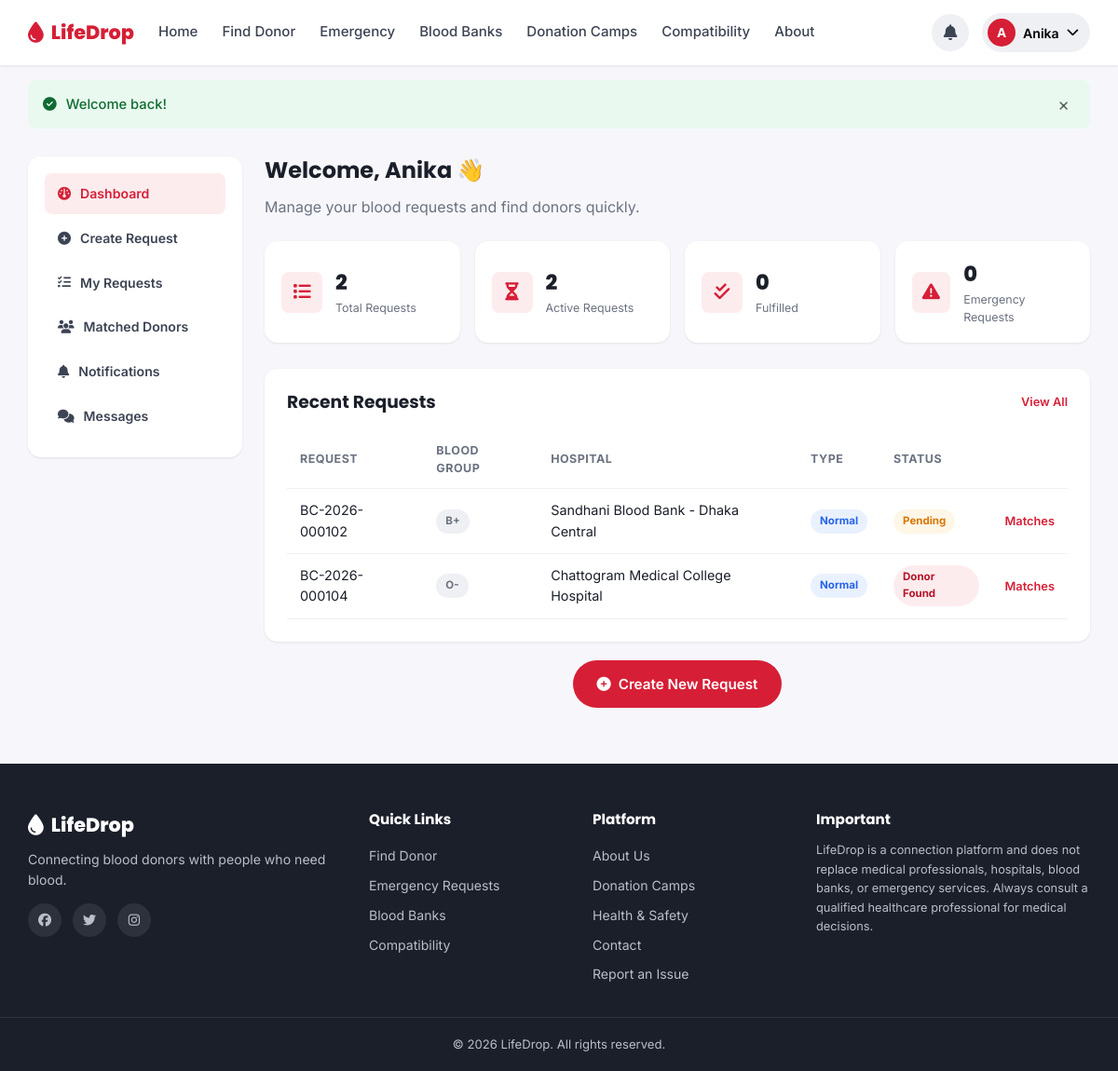
Screenshot of /seeker/dashboard.php (signed in) with the database file from the repository.
### tables this page shows
CREATE TABLE `users` (
  `id` INT UNSIGNED NOT NULL AUTO_INCREMENT,
  `full_name` VARCHAR(120) NOT NULL,
  `email` VARCHAR(150) NOT NULL,
  `phone` VARCHAR(20) NOT NULL,
  `password_hash` VARCHAR(255) NOT NULL,
  `role` ENUM('donor','seeker','both','admin') NOT NULL DEFAULT 'seeker',
  `blood_group` ENUM('A+','A-','B+','B-','AB+','AB-','O+','O-') DEFAULT NULL,
  `division` VARCHAR(50) DEFAULT NULL,
  `district` VARCHAR(50) DEFAULT NULL,
  `area` VARCHAR(80) DEFAULT NULL,
  `gender` ENUM('Male','Female','Other') DEFAULT NULL,
  `date_of_birth` DATE DEFAULT NULL,
  `profile_photo` VARCHAR(255) DEFAULT NULL,
  `last_donation_date` DATE DEFAULT NULL,
  `availability` ENUM('available','maybe','unavailable') NOT NULL DEFAULT 'available',
  `is_verified` TINYINT(1) NOT NULL DEFAULT 0,
  `is_donor_profile` TINYINT(1) NOT NULL DEFAULT 0,
  `status` ENUM('active','suspended') NOT NULL DEFAULT 'active',
  `total_donations` INT UNSIGNED NOT NULL DEFAULT 0,
  `created_at` TIMESTAMP NOT NULL DEFAULT CURRENT_TIMESTAMP,
  `updated_at` TIMESTAMP NOT NULL DEFAULT CURRENT_TIMESTAMP ON UPDATE CURRENT_TIMESTAMP,
  PRIMARY KEY (`id`),
  UNIQUE KEY `uq_email` (`email`),
  UNIQUE KEY `uq_phone` (`phone`),
  KEY `idx_blood_group` (`blood_group`),
  KEY `idx_division_district` (`division`,`district`),
  KEY `idx_availability` (`availability`)
);

CREATE TABLE `blood_requests` (
  `id` INT UNSIGNED NOT NULL AUTO_INCREMENT,
  `request_code` VARCHAR(20) NOT NULL,
  `seeker_id` INT UNSIGNED NOT NULL,
  `blood_group` ENUM('A+','A-','B+','B-','AB+','AB-','O+','O-') NOT NULL,
  `units_needed` TINYINT UNSIGNED NOT NULL DEFAULT 1,
  `patient_name` VARCHAR(120) NOT NULL,
  `hospital_name` VARCHAR(150) NOT NULL,
  `division` VARCHAR(50) NOT NULL,
  `district` VARCHAR(50) NOT NULL,
  `area` VARCHAR(80) DEFAULT NULL,
  `required_date` DATE NOT NULL,
  `required_time` TIME DEFAULT NULL,
  `contact_number` VARCHAR(20) NOT NULL,
  `additional_info` TEXT DEFAULT NULL,
  `request_type` ENUM('normal','emergency') NOT NULL DEFAULT 'normal',
  `status` ENUM('pending','searching','donor_found','fulfilled','cancelled','expired') NOT NULL DEFAULT 'pending',
  `created_at` TIMESTAMP NOT NULL DEFAULT CURRENT_TIMESTAMP,
  `updated_at` TIMESTAMP NOT NULL DEFAULT CURRENT_TIMESTAMP ON UPDATE CURRENT_TIMESTAMP,
  PRIMARY KEY (`id`),
  UNIQUE KEY `uq_request_code` (`request_code`),
  KEY `idx_blood_group` (`blood_group`),
  KEY `idx_status` (`status`),
  KEY `idx_type` (`request_type`),
  KEY `idx_location` (`division`,`district`),
  CONSTRAINT `fk_br_seeker` FOREIGN KEY (`seeker_id`) REFERENCES `users`(`id`) ON DELETE CASCADE
);

### includes/functions.php (called while the page is built, shortened)
<?php
function e($value) {
    return htmlspecialchars($value ?? '', ENT_QUOTES, 'UTF-8');
}
function status_badge_class($status) {
    return [
        'pending'      => 'badge-warning',
        'searching'    => 'badge-info',
        'donor_found'  => 'badge-primary',
        'fulfilled'    => 'badge-success',
        'cancelled'    => 'badge-danger',
        'expired'      => 'badge-muted',
        'accepted'     => 'badge-success',
        'declined'     => 'badge-danger',
        'available'    => 'badge-success',
        'maybe'        => 'badge-warning',
        'unavailable'  => 'badge-danger',
    ][$status] ?? 'badge-muted';
}

### includes/auth.php (called while the page is built, shortened)
<?php
require_once __DIR__ . '/functions.php';
function is_logged_in() {
    return !empty($_SESSION['user_id']);
}
function current_user() {
    static $user = null;
    static $fetched = false;
    if ($fetched) {
        return $user;
    }
    $fetched = true;
    global $pdo;
    $stmt = $pdo->prepare('SELECT * FROM users WHERE id = :id LIMIT 1');
    $stmt->execute([':id' => $_SESSION['user_id']]);
    $user = $stmt->fetch();
    return $user;
}

### seeker/dashboard.php (the view, shortened to what this page needs)
<?php
require_once __DIR__ . '/../includes/auth.php';
$user = current_user();
$userId = $user['id'];
$stmt = $pdo->prepare('SELECT COUNT(*) FROM blood_requests WHERE seeker_id = :id');
$stmt->execute([':id' => $userId]);
$totalRequests = (int) $stmt->fetchColumn();
$stmt = $pdo->prepare("SELECT COUNT(*) FROM blood_requests WHERE seeker_id = :id AND status IN ('pending','searching','donor_found')");
$stmt->execute([':id' => $userId]);
$activeRequests = (int) $stmt->fetchColumn();
$stmt = $pdo->prepare("SELECT COUNT(*) FROM blood_requests WHERE seeker_id = :id AND status = 'fulfilled'");
$stmt->execute([':id' => $userId]);
$fulfilledRequests = (int) $stmt->fetchColumn();
$stmt = $pdo->prepare("SELECT COUNT(*) FROM blood_requests WHERE seeker_id = :id AND request_type = 'emergency'");
$stmt->execute([':id' => $userId]);
$emergencyCount = (int) $stmt->fetchColumn();
$stmt = $pdo->prepare('SELECT * FROM blood_requests WHERE seeker_id = :id ORDER BY created_at DESC LIMIT 5');
$stmt->execute([':id' => $userId]);
$recentRequests = $stmt->fetchAll();
require_once __DIR__ . '/../includes/header.php';
require_once __DIR__ . '/_sidebar.php';
?>
<div class="dash-wrap">
    <div class="dash-main">
        <h1>Welcome, <?= e(explode(' ', $user['full_name'])[0]) ?> 👋</h1>
        <p class="dash-welcome">Manage your blood requests and find donors quickly.</p>
        <div class="dash-stats">
            <div class="dash-stat"><div class="icon"><i class="fa-solid fa-list"></i></div><div><div class="num"><?= e($totalRequests) ?></div><div class="label">Total Requests</div></div></div>
            <div class="dash-stat"><div class="icon"><i class="fa-solid fa-hourglass-half"></i></div><div><div class="num"><?= e($activeRequests) ?></div><div class="label">Active Requests</div></div></div>
            <div class="dash-stat"><div class="icon"><i class="fa-solid fa-check-double"></i></div><div><div class="num"><?= e($fulfilledRequests) ?></div><div class="label">Fulfilled</div></div></div>
            <div class="dash-stat"><div class="icon"><i class="fa-solid fa-triangle-exclamation"></i></div><div><div class="num"><?= e($emergencyCount) ?></div><div class="label">Emergency Requests</div></div></div>
        </div>
        <div class="card mb-2">
            <div class="panel-header">
                <h3>Recent Requests</h3>
                <a href="<?= e(SITE_URL) ?>/seeker/my-requests.php" class="link-btn">View All</a>
            </div>
            <?php if ($recentRequests): ?>
            <div class="table-wrap">
                <table class="data-table">
                    <thead><tr><th>Request</th><th>Blood Group</th><th>Hospital</th><th>Type</th><th>Status</th><th></th></tr></thead>
                    <tbody>
                        <?php foreach ($recentRequests as $r): ?>
                        <tr>
                            <td><?= e($r['request_code']) ?></td>
                            <td><span class="badge badge-muted"><?= e($r['blood_group']) ?></span></td>
                            <td><?= e($r['hospital_name']) ?></td>
                            <td><?= $r['request_type'] === 'emergency' ? '<span class="badge badge-emergency">Emergency</span>' : '<span class="badge badge-info">Normal</span>' ?></td>
                            <td><span class="badge <?= status_badge_class($r['status']) ?>"><?= e(ucwords(str_replace('_',' ',$r['status']))) ?></span></td>
                            <td><a href="<?= e(SITE_URL) ?>/seeker/matched-donors.php?request_id=<?= e($r['id']) ?>" class="link-btn">Matches</a></td>
                        </tr>
                        <?php endforeach; ?>
                    </tbody>
                </table>
            </div>
            <?php else: ?>
                <p class="text-muted">You haven't created any requests yet.</p>
            <?php endif; ?>
        </div>
        <div class="text-center">
            <a href="<?= e(SITE_URL) ?>/seeker/create-request.php" class="btn btn-primary"><i class="fa-solid fa-circle-plus"></i> Create New Request</a>
        </div>
    </div>
</div>
<?php require_once __DIR__ . '/../includes/footer.php'; ?>

### includes/navbar.php (shortened to what this page needs)
<?php
require_once __DIR__ . '/notifications.php';
$user = current_user();
$currentPage = basename($_SERVER['SCRIPT_NAME']);
function nav_active($page, $current) { return $page === $current ? 'active' : ''; }
?>
<header class="navbar">
    <div class="navbar-inner">
        <a class="brand" href="<?= e(SITE_URL) ?>/index.php">
            <i class="fa-solid fa-droplet"></i>
            <span><?= e(SITE_NAME) ?></span>
        </a>
        <nav class="nav-links" id="navLinks">
            <a href="<?= e(SITE_URL) ?>/index.php" class="<?= nav_active('index.php', $currentPage) ?>">Home</a>
            <a href="<?= e(SITE_URL) ?>/find-donor.php" class="<?= nav_active('find-donor.php', $currentPage) ?>">Find Donor</a>
            <a href="<?= e(SITE_URL) ?>/emergency-requests.php" class="<?= nav_active('emergency-requests.php', $currentPage) ?>">Emergency</a>
            <a href="<?= e(SITE_URL) ?>/blood-banks.php" class="<?= nav_active('blood-banks.php', $currentPage) ?>">Blood Banks</a>
            <a href="<?= e(SITE_URL) ?>/donation-camps.php" class="<?= nav_active('donation-camps.php', $currentPage) ?>">Donation Camps</a>
            <a href="<?= e(SITE_URL) ?>/compatibility.php" class="<?= nav_active('compatibility.php', $currentPage) ?>">Compatibility</a>
            <a href="<?= e(SITE_URL) ?>/about.php" class="<?= nav_active('about.php', $currentPage) ?>">About</a>
        </nav>
        <div class="nav-right">
            <?php if ($user): ?>
                <div class="user-menu">
                    <button class="user-menu-btn" id="userMenuBtn" type="button">
                        <?php if (!empty($user['profile_photo'])): ?>
                            <img src="<?= e(UPLOAD_URL . $user['profile_photo']) ?>" alt="" class="avatar-sm">
                        <?php else: ?>
                            <span class="avatar-sm avatar-fallback"><?= e(mb_substr($user['full_name'], 0, 1)) ?></span>
                        <?php endif; ?>
                        <span class="user-menu-name"><?= e(explode(' ', $user['full_name'])[0]) ?></span>
                        <i class="fa-solid fa-chevron-down"></i>
                    </button>
                </div>
            <?php else: ?>
                <a href="<?= e(SITE_URL) ?>/login.php" class="btn-nav">Login</a>
                <a href="<?= e(SITE_URL) ?>/register.php" class="btn-nav-primary">Register</a>
            <?php endif; ?>
        </div>
    </div>
</header>

### rows the page displays
users: full_name "A", full_name "Anika"
blood_requests: request_code "BC-2026-000102", blood_group "B+", hospital_name "Sandhani Blood Bank - Dhaka Central", request_type "Normal", status "Pending"
blood_requests: request_code "BC-2026-000104", blood_group "O-", hospital_name "Chattogram Medical College Hospital", request_type "Normal", status "Donor Found"

### other values shown
SITE_NAME "LifeDrop"
$fm['message'] "Welcome back!"
$label "Dashboard"
$label "Create Request"
$label "My Requests"
$label "Matched Donors"
$label "Notifications"
$label "Messages"
$totalRequests "2"
$activeRequests "2"
$fulfilledRequests "0"
$emergencyCount "0"
